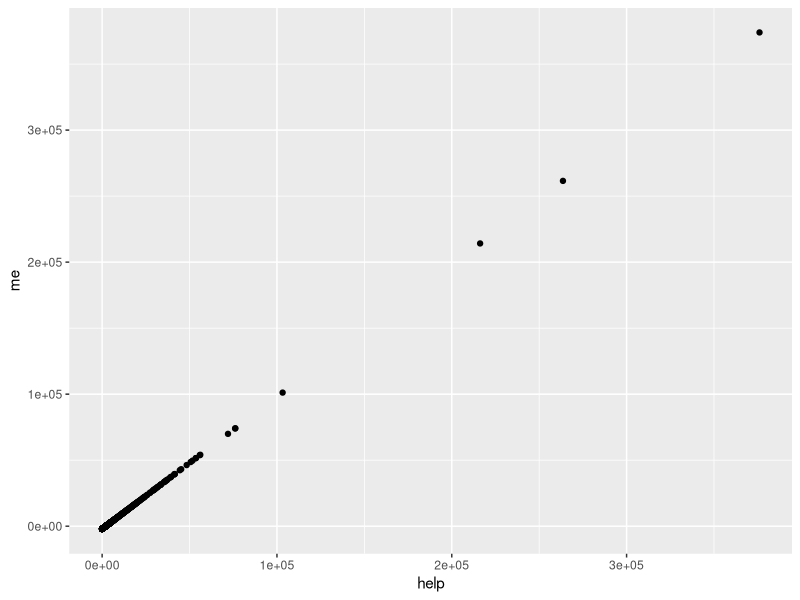
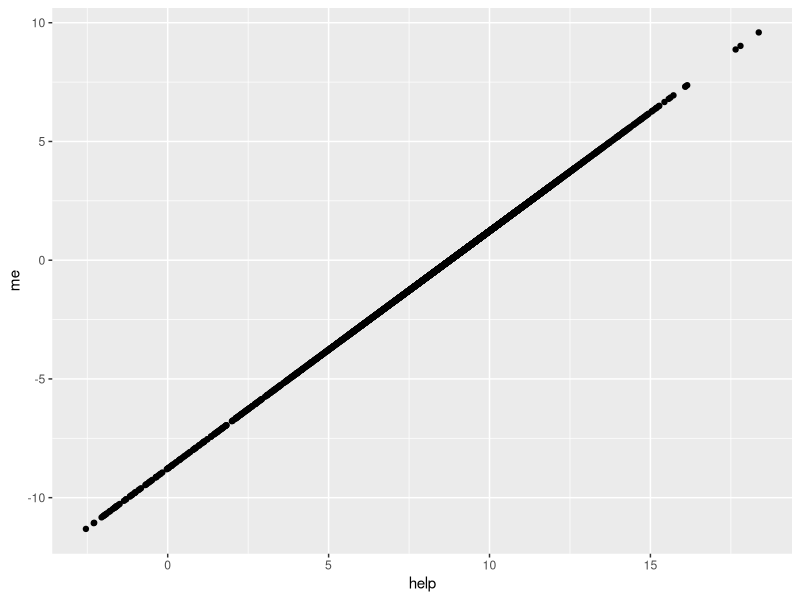

Reproduce these figures in R, in order.
## ---- chunk 1
knitr::opts_chunk$set(echo = TRUE)
## ---- chunk 2
setwd("C:/Users/garre/Documents/GitHub/Bio720/assignments")
rnaCounts = read.csv("rna_counts.csv", header=T, row.names = 1)
colMean = function(column, logThis = F){
  if (logThis == T){
    column = log2(column)
  }
  condition = is.finite(column)
  mean(column[condition])
}
c(colMean(rnaCounts[,1]),colMean(rnaCounts[,2]))
colMean(rnaCounts[,1], logThis=T)
## ---- chunk 3
everyMean = double(ncol(rnaCounts))
for (i in seq_along(rnaCounts)){
  everyMean[i] = colMean(rnaCounts[,i])
  names(everyMean)[i] = colnames(rnaCounts)[i]
}
everyMean
## ---- chunk 4
everyMean = double(ncol(rnaCounts))
everyMean = sapply(rnaCounts, colMean,logThis=T)

system.time(sapply(rnaCounts, colMean))[3]
system.time(for (i in seq_along(rnaCounts)){
  everyMean[i] = colMean(rnaCounts[,i])
  names(everyMean)[i] = colnames(rnaCounts)[i]})[3]
## ---- chunk 5
geneMeans= colMeans(rnaCounts)
## ---- chunk 6
geneMeans = rowMeans(rnaCounts)
## ---- chunk 7
myColumns = colnames(rnaCounts)
myColumns = strsplit(myColumns, split = "_")

justMaleHeads = function(x,arg2 = NA){
  y = x[3]=="male"&&x[4]=="hdhorn"
  if (is.na(arg2)==F){
    y = y&&x[2]==arg2
  }
  y
}
rc2 = rnaCounts[sapply(myColumns,justMaleHeads)]
geneMeans =rowMeans(rc2)
lg = rnaCounts[sapply(myColumns, justMaleHeads, arg2="lg")]
sm = rnaCounts[sapply(myColumns, justMaleHeads, arg2="sm")]
meanDiff = mean(rowMeans(lg)-rowMeans(sm))
## ---- chunk 8
library(ggplot2)
help = rowMeans(rnaCounts)
me = help - mean(help)
help_me= data.frame(help,me)
ggplot(help_me, aes(x = help, y = me))+
  geom_point()

rnaLog = rnaCounts + 0.1
rnaLog = log2(rnaLog)
help = rowMeans(rnaLog)
me = help - mean(help)
help_me= data.frame(help,me)
ggplot(help_me, aes(x = help, y = me))+
  geom_point()
